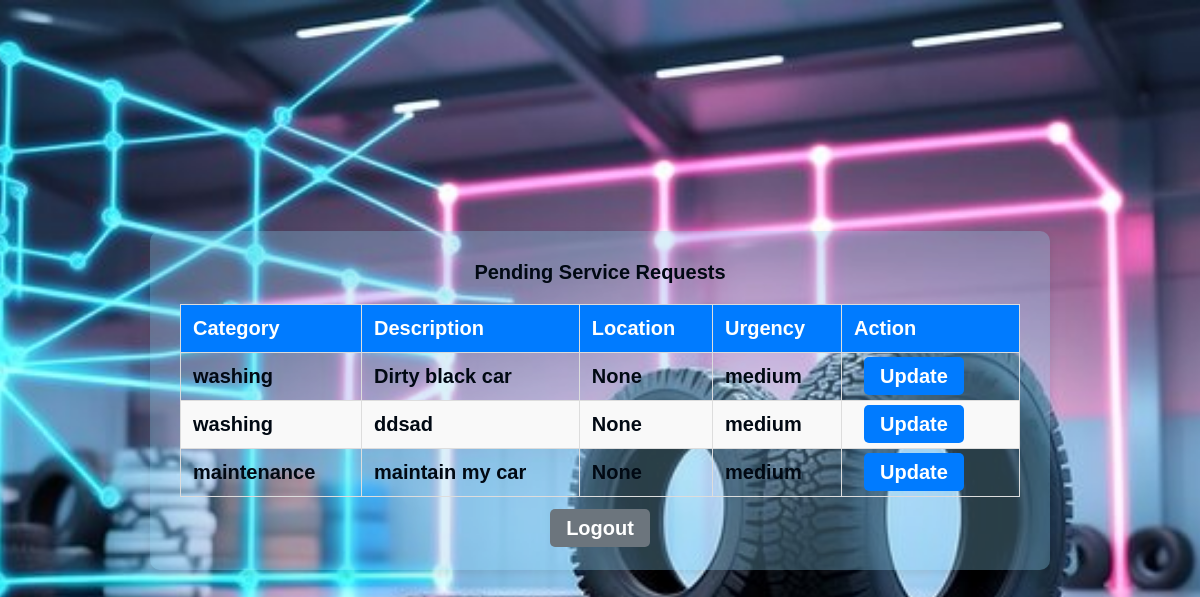
The app's page /provider/ (signed in), older data.
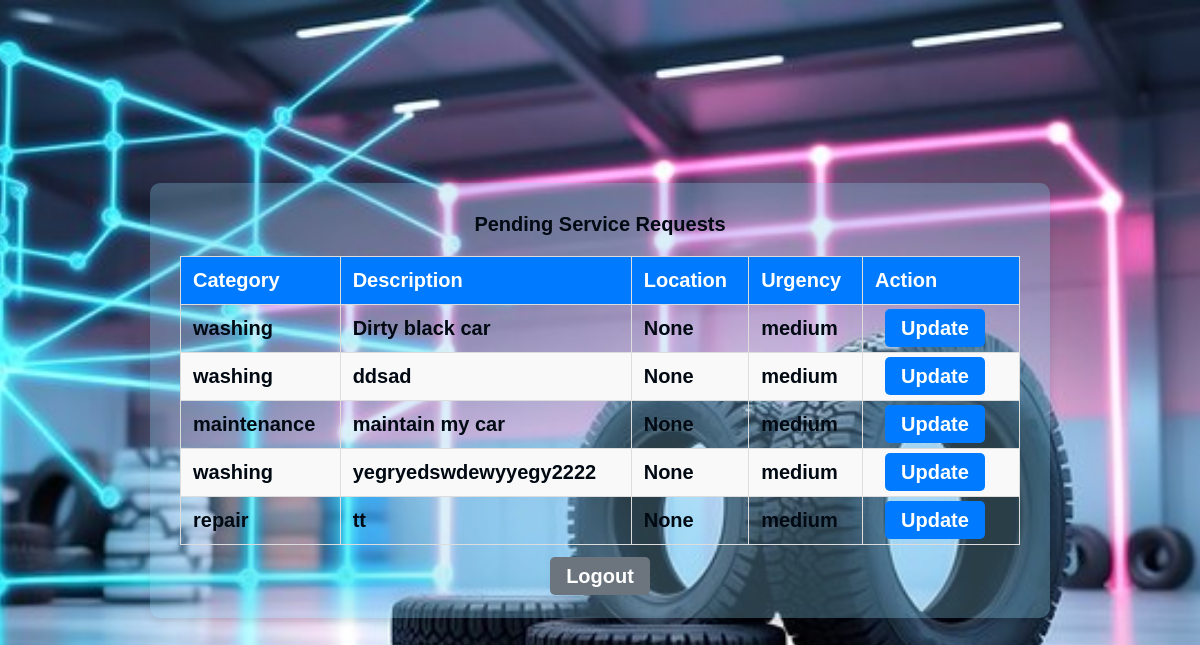
The same page, newer data.
### ServiceXpress/models.py (models this page shows, shortened)
class ServiceRequest(models.Model):
    user = models.ForeignKey(User, on_delete=models.CASCADE, related_name='service_requests')
    category = models.CharField(max_length=100, choices=[('washing','washing'),('repair', 'repair'),('maintenance','maintenance')])
    description = models.TextField()
    status = models.CharField(
        max_length=20,
        choices=[
            ('pending', 'Pending'),
            ('in_progress', 'In Progress'),
            ('completed', 'Completed'),
            ('canceled', 'Canceled')
        ],
        default='pending'
    )
    time = models.DateTimeField(auto_now_add=True)
    estimated_cost = models.DecimalField(max_digits=8, decimal_places=2, null=True, blank=True)
    media = models.FileField(upload_to='service_media/', validators=[validate_file_extension, validate_file_size], null=True, blank=True)
    location = models.CharField(max_length=50, null=True, blank=True, validators=[alphabetic_validator])
    service_provider = models.ForeignKey(
        User,
        on_delete=models.SET_NULL,
        null=True,
        blank=True,
        related_name='assigned_requests',
        limit_choices_to={'is_active': True}
    )
    urgency_level = models.CharField(
        max_length=10,
        choices=[
            ('low', 'Low'),
            ('medium', 'Medium'),
            ('high', 'High')
        ],
        default='medium'
    )

### ServiceXpress/views.py (the view)
# urls.py: path('provider/', views.service_provider_dashboard, name='service_provider_dashboard'),
@login_required
def service_provider_dashboard(request):
    requests = ServiceRequest.objects.filter(service_provider=request.user)
    return render(request, 'service_provider_dashboard.html', {'requests': requests})

### ServiceXpress/templates/service_provider_dashboard.html (shortened to what this page needs)
{% load static %}
<!DOCTYPE html>
<html lang="en">
<head>
    <link rel="stylesheet" href="{% static 'css/service_provider_dashboard.css' %}">
</head>
<body>
    <div class="container">
        <h2>Pending Service Requests</h2>
        {% if requests %}
            <table class="table table-striped">
                <thead>
                    <tr>
                        <th>Category</th>
                        <th>Description</th>
                        <th>Location</th>
                        <th>Urgency</th>
                        <th>Action</th>
                    </tr>
                </thead>
                <tbody>
                    {% for request in requests %}
                    <tr>
                        <td>{{ request.category }}</td>
                        <td>{{ request.description }}</td>
                        <td>{{ request.location }}</td>
                        <td>{{ request.urgency_level }}</td>
                        <td>
                            <a href="{% url 'update_service_request' request.id %}" class="btn btn-primary">Update</a>
                        </td>
                    </tr>
                    {% endfor %}
                </tbody>
            </table>
        {% else %}
            <p>No pending requests available.</p>
        {% endif %}
        <div class="links">
            <a href="{% url 'logout' %}" class="btn btn-secondary">Logout</a>
        </div>
    </div>
</body>
</html>

### ServiceXpress/static/css/service_provider_dashboard.css (style rules this page uses)
* { margin: 0; padding: 0; box-sizing: border-box; font-family: Arial, sans-serif; }
body { background-image: url('/static/img/img17.jpg'); background-size: cover; background-position: center; background-repeat: no-repeat; display: flex; justify-content: center; align-items: center; height: 100vh; margin: 0; }
.container { background-color: rgba(135, 206, 235, 0.3); padding: 30px; width: 80%; max-width: 900px; border-radius: 10px; box-shadow: 0 4px 8px rgba(0, 0, 0, 0.1); }
h2 { text-align: center; color: #010913; margin-bottom: 20px; font-size: 20px; font-weight: 900; }
table { width: 100%; border-collapse: collapse; margin-bottom: 20px; }
th, td { padding: 12px; text-align: left; border: 1px solid #ddd; color: #010913; font-size: 20px; font-weight: 900; }
th { background-color: #007bff; color: #fff; }
tr:nth-child(even) { background-color: #f9f9f9; }
.btn-primary { background-color: #007bff; color: #fff; padding: 8px 16px; border: none; border-radius: 5px; cursor: pointer; text-decoration: none; transition: background-color 0.3s ease; font-size: 20px; font-weight: 900; }
.btn-secondary { background-color: #6c757d; color: #fff; padding: 8px 16px; border: none; border-radius: 5px; cursor: pointer; text-decoration: none; transition: background-color 0.3s ease; }
.links { text-align: center; margin-top: 20px; font-size: 20px; font-weight: 900; }
a { color: #010913; text-decoration: none; margin: 0 10px; font-size: 20px; font-weight: 900; }

Row changes from the older to the newer data that the page shows:
added ServiceRequest: category "washing", description "yegryedswdewyyegy2222", location "None", urgency_level "medium"
added ServiceRequest: category "repair", description "tt", location "None", urgency_level "medium"
